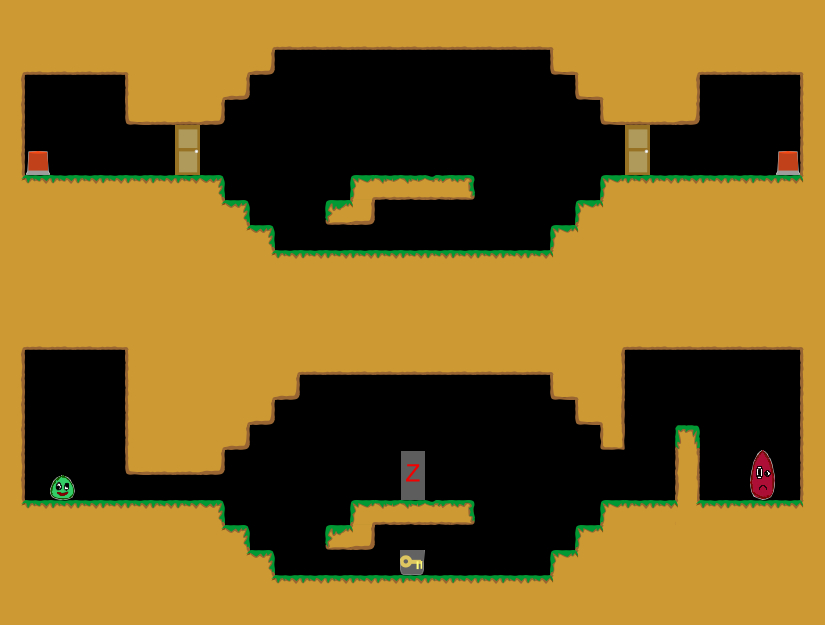

Rendered tile map (Tiled .tmx) drawn with the repository's tilesets; below, a short description and the map source with its tile grids summarised:
An orthogonal 33x25 tile map with 25x25 px tiles, 1 tile layer (Kachelebene 1).

<map version="1.0" orientation="orthogonal" width="33" height="25" tilewidth="25" tileheight="25">
 <tileset firstgid="1" name="Tileset" tilewidth="25" tileheight="25">
  <image source="../../../img/Tileset.png" width="400" height="250" />
 </tileset>
 <layer name="Kachelebene 1" width="33" height="25">
  <data>[825 cells, 521 non-empty, 33 distinct tile ids]</data>
 </layer>
</map>
